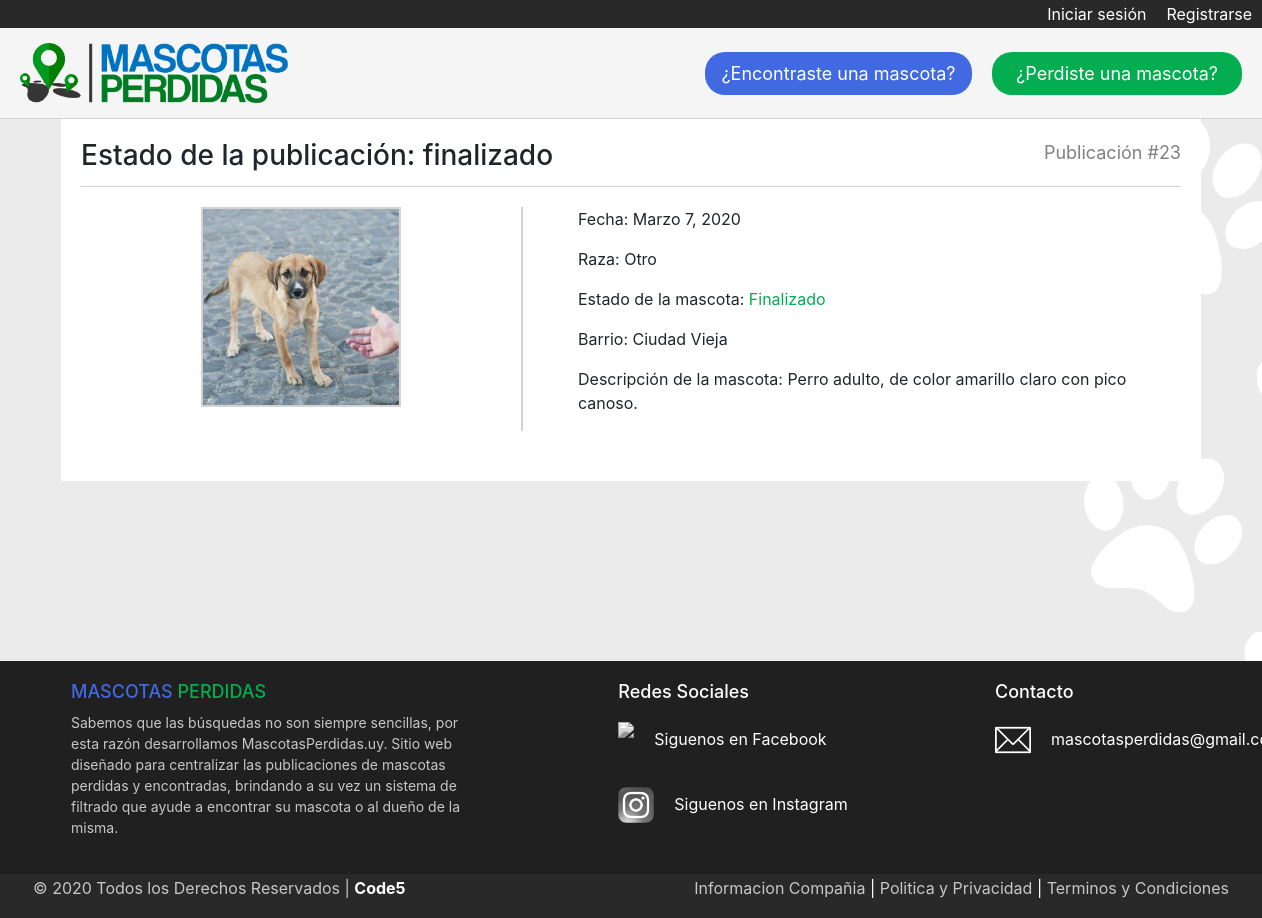
The page /Ver_historial/23/ on the database its author committed.
### Mascotas/models.py (models this page shows)
class MascotaPerdida(models.Model):
    estado = models.CharField(max_length=40)
    imagen = models.ImageField(null=True, blank=True)  # <---- NO SACAR EL NULL NI EL BLANK QUE SE ROMPE LA BBDD
    barrio = models.ForeignKey(Barrio, on_delete=models.CASCADE)
    tipo = models.ForeignKey(Tipo, on_delete=models.CASCADE)
    raza = models.ForeignKey(Raza, on_delete=models.CASCADE)
    fecha = models.DateField()
    nombre = models.CharField(max_length=40)
    mail = models.EmailField()
    telefono = models.IntegerField()
    descripcion = models.TextField()

class Raza(models.Model):
    tipo = models.CharField(max_length=40)  # <---- Para indicar la raza del animal
    def __str__(self):
        return self.tipo

class Barrio(models.Model):
    lugar = models.CharField(max_length=40)  # <---- Para indicar el barrio donde se perdio
    def __str__(self):
        return self.lugar

### Mascotasperdidas/views.py (the view)
# urls.py: path('Ver_historial/<id>/', Ver_historial, name='Ver_historial'),
def Ver_historial(request, id):
    publicacion = MascotaPerdida.objects.get(id=id)
    data = {
        'publicacion': publicacion
    }
    return render(request, 'Ver_historial.html', data)

### Mascotasperdidas/templates/Ver_historial.html (shortened to what this page needs)
{% extends 'base.html' %}
{% load static %}
{% block css %}
    <link rel="stylesheet" href="{% static 'css/style_ver_publicacion.css' %}">
{% endblock %}
{% block contenido %}
    <div class="bloque-titulo-pub">
        <h3 id="titulo_publicacion">Estado de la publicación: {{ publicacion.estado|lower }}</h3>
        <p class="numero-publicacion">Publicación  #{{ publicacion.id }}</p>
    </div>
    <div id="foto_publicacion">
        <a href="#" onclick="Swal.fire({
            imageUrl: '{{ publicacion.imagen.url }}',
            imageAlt: 'Imagen de la Publicacion'
            })">
            <img src="{{ publicacion.imagen.url }}" alt="" class="imagenes">
        </a>
    </div>
    <div id="info_publicacion">
        <p>Fecha: {{ publicacion.fecha }}</p>
        <p>Raza: {{ publicacion.raza|title }}</p>
        <p>Estado de la mascota: <span style="color: rgb(3, 173, 80);">{{ publicacion.estado|title }}</span></p>
        <p>Barrio: {{ publicacion.barrio|title }}</p>
        <p>Descripción de la mascota: {{ publicacion.descripcion }}</p>
    </div>
{% endblock %}

### Mascotasperdidas/static/css/style.css (style rules this page uses)
body { background: url('/static/img/background.png') no-repeat center center fixed; background-size: cover; min-height: 100vh; }
.imagenes { display: inline-block; position: relative; object-fit: cover; width:200px; height:200px; }

### Mascotasperdidas/static/css/style_ver_publicacion.css (style rules this page uses)
.bloque-titulo-pub { margin-bottom: 20px; border-bottom: lightgray 1px solid; }
#titulo_publicacion { padding-bottom: 5px; display: inline-block; }
.numero-publicacion { display: inline-block; float: right; color: grey; font-size: 18px; }
#foto_publicacion { float: left; text-align: center; width: 40%; }
#foto_publicacion > a > img { border: lightgray 2px solid; }
#info_publicacion { float: right; width: 60%; border-left: lightgray 2px solid; padding-left: 5%; }

### rows shown on the page
MascotaPerdida: estado "finalizado", id "23", imagen (picture), fecha "Marzo 7, 2020", raza "Otro", estado "Finalizado", barrio "Ciudad Vieja", descripcion "Perro adulto, de color amarillo claro con pico canoso."
